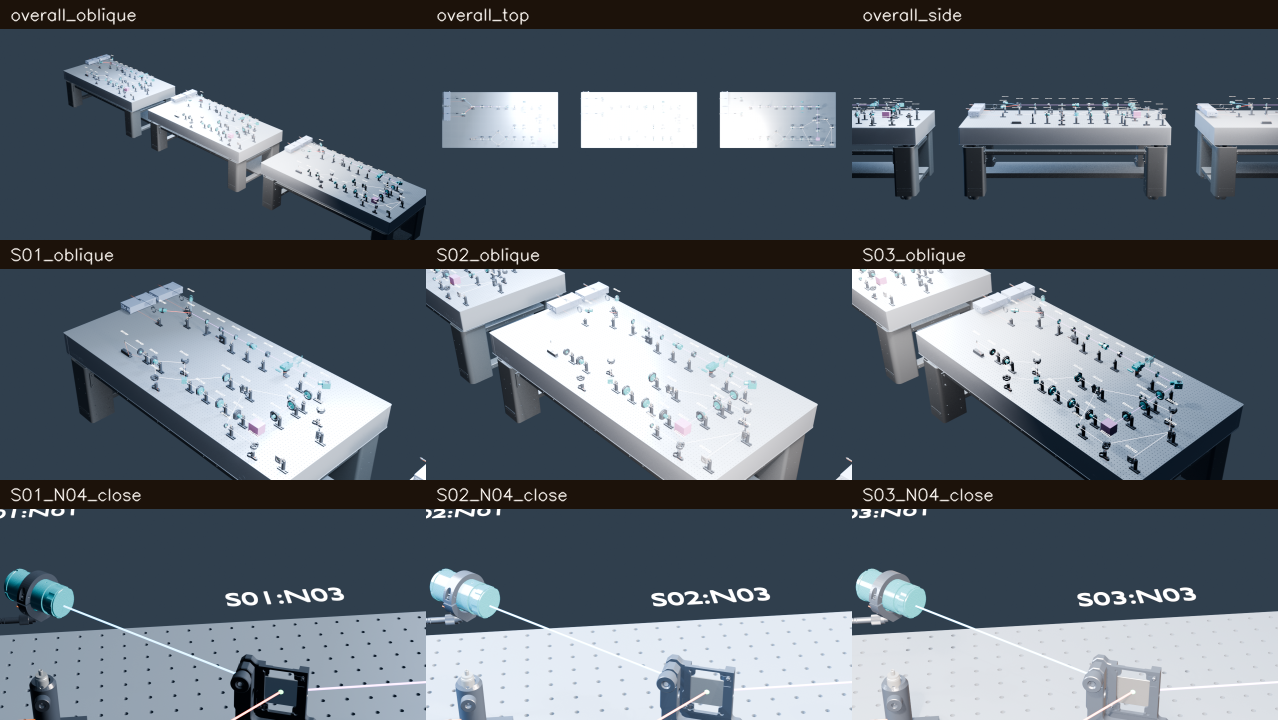
#> input picture examples/end-to-end-workflow/qualification-v1.1.0/renders/N04_96NODE_CONTACT_SHEET.png, 1278 x 720 px, given in place of N04_representative_side.png, which was not available; the run also reads 1 picture not shown here
$ python opencv_audit.py ../../../qualification-v1.1.0/renders
#> lines starting #> are read from the running program, lines starting #| are printed output that depends on the picture; after the words box and inside, x2 and y2 are one past the last pixel; in counts of white or black regions, pixels touching at a corner belong together; pictures that were not available may be replaced by others from this repository, and a replacement may not be noted
"""Deterministic role-specific OpenCV checks for the N04 representative renders."""

from __future__ import annotations

import hashlib
import json
import sys
from pathlib import Path

import cv2
import numpy as np


def sha256(path: Path) -> str:
    digest = hashlib.sha256()
    with path.open("rb") as stream:
        for chunk in iter(lambda: stream.read(1024 * 1024), b""):
            digest.update(chunk)
    return digest.hexdigest()


def bbox(mask: np.ndarray) -> list[int] | None:
    y, x = np.nonzero(mask)
    if not len(x):
        return None
    return [int(x.min()), int(y.min()), int(x.max()), int(y.max())]


def color_masks(image: np.ndarray) -> dict[str, np.ndarray]:
    blue, green, red = [channel.astype(np.int16) for channel in cv2.split(image)]
    hsv = cv2.cvtColor(image, cv2.COLOR_BGR2HSV)
    return {
        "red_axis": (red >= 170) & ((red - green) >= 18) & ((red - blue) >= 18),
        "cyan_optic": (green >= 60) & (blue >= 50) & ((green - red) >= 18) & ((blue - red) >= 12),
        "orange_non_thorlabs_fastener": (hsv[:, :, 0] <= 30) & (hsv[:, :, 1] >= 20) & (hsv[:, :, 2] >= 100),
    }


def image_statistics(image: np.ndarray) -> dict:
    gray = cv2.cvtColor(image, cv2.COLOR_BGR2GRAY)
    return {
        "width_px": int(image.shape[1]),
        "height_px": int(image.shape[0]),
        "gray_mean": float(gray.mean()),
        "gray_stddev": float(gray.std()),
        "gray_p01": float(np.percentile(gray, 1)),
        "gray_p99": float(np.percentile(gray, 99)),
        "intentional_dark_background_fraction_gray_le_5": float(np.mean(gray <= 5)),
        "highlight_fraction_gray_ge_250": float(np.mean(gray >= 250)),
    }


def annotate_label(image: np.ndarray, lines: list[str]) -> None:
    y = 30
    for line in lines:
        cv2.putText(image, line, (22, y), cv2.FONT_HERSHEY_SIMPLEX, 0.65, (60, 255, 80), 2, cv2.LINE_AA)
        y += 27


def main() -> None:
    if len(sys.argv) != 2:
        raise SystemExit("usage: opencv_audit.py ROOT")
    root = Path(sys.argv[1]).resolve()
    output = root / "outputs" / "phase2_representative_smoke_r3"
    render_dir = output / "renders"
    audit_dir = output / "audits"
    audit_dir.mkdir(parents=True, exist_ok=True)

    side_path = render_dir / "N04_representative_side.png"
    axial_path = render_dir / "N04_representative_axial.png"
    side = cv2.imread(str(side_path), cv2.IMREAD_COLOR)
#> side is the input picture: shape (720, 1278, 3); mean B, G, R 112.1, 102.6, 93.1
    axial = cv2.imread(str(axial_path), cv2.IMREAD_COLOR)
    if side is None or axial is None:
        raise SystemExit("BLOCKED: one or both render files could not be decoded")

    side_masks = color_masks(side)
#> in color_masks, `hsv = cv2.cvtColor(image, cv2.COLOR_BGR2HSV)`: hsv: shape (720, 1278, 3); mean H, S, V 91.3, 80.2, 114.3
#> side_masks = 3 items
    axial_masks = color_masks(axial)
#> in color_masks (call 2), `hsv = cv2.cvtColor(image, cv2.COLOR_BGR2HSV)`: hsv: shape (800, 1200, 3); mean H, S, V 105.4, 89.2, 83.8
#> axial_masks = 3 items
    side_y, side_x = np.ogrid[: side.shape[0], : side.shape[1]]
#> side_y = 720 values from 0 to 719
    # Role regions prevent the blue-gray table and warm ray highlight from being
    # mistaken for the optic or the explicitly non-Thorlabs generic fasteners.
    side_masks["red_axis"] &= side_y < 450
    side_masks["cyan_optic"] &= (side_y < 430) & (side_x >= 450) & (side_x <= 800)
    side_masks["orange_non_thorlabs_fastener"] &= (side_y > 500) & (side_x >= 350) & (side_x <= 950)
    side_stats = image_statistics(side)
#> side_stats = 8 items
    axial_stats = image_statistics(axial)
#> axial_stats = 8 items

    side_metrics = {
        **side_stats,
        "red_axis_pixel_count": int(side_masks["red_axis"].sum()),
        "red_axis_bbox_px": bbox(side_masks["red_axis"]),
        "cyan_optic_pixel_count": int(side_masks["cyan_optic"].sum()),
        "cyan_optic_bbox_px": bbox(side_masks["cyan_optic"]),
        "orange_non_thorlabs_fastener_pixel_count": int(side_masks["orange_non_thorlabs_fastener"].sum()),
        "orange_non_thorlabs_fastener_bbox_px": bbox(side_masks["orange_non_thorlabs_fastener"]),
    }
#> in bbox, `y, x = np.nonzero(mask)`: y = 68 values from 62 to 424; x = 68 values, max 1249 at index 15, min 103 at index 0, mean 586
#> in bbox, `y, x = np.nonzero(mask)`:
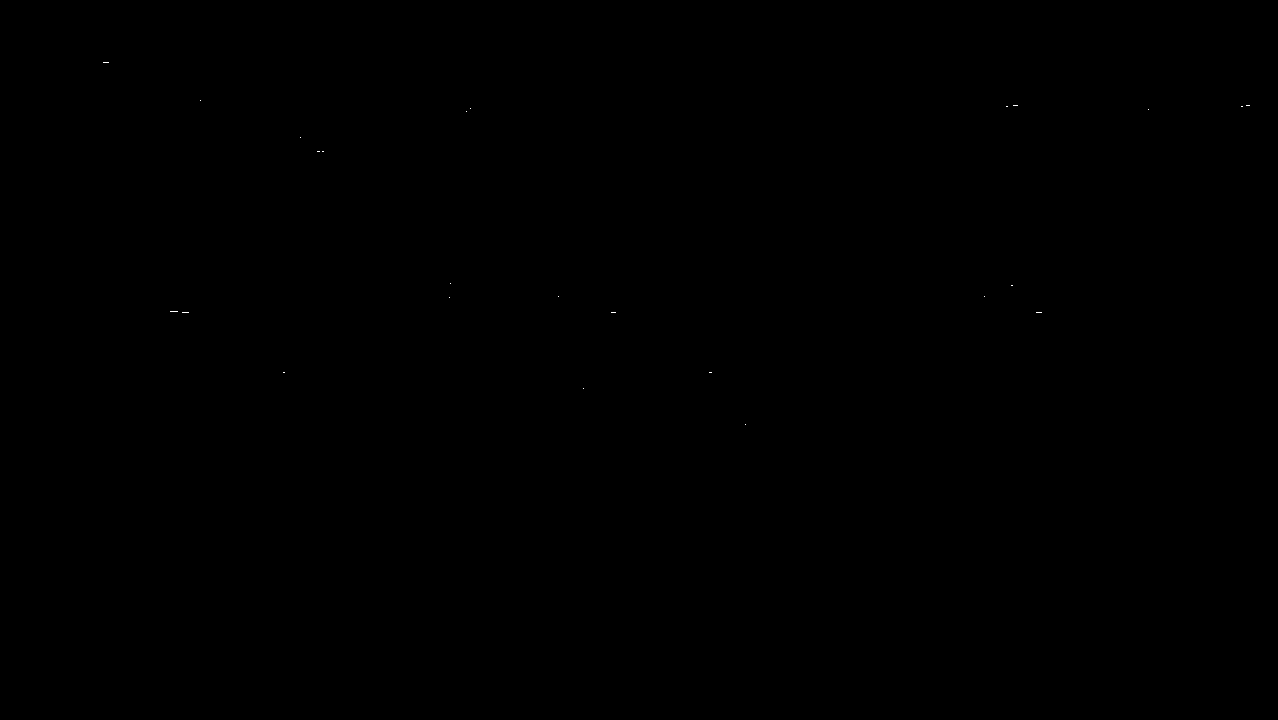
#> mask: shape (720, 1278) bool; 0.01% white in thin lines or dots, all inside (x1, y1, x2, y2) = (103, 62, 1250, 425)
#> in bbox (call 2), `y, x = np.nonzero(mask)`: mask: shape (720, 1278) bool; 0.11% white; 82 white regions (68 under 20 px), largest, box (x1, y1, x2, y2) and area: (485, 303, 543, 328) 212, (705, 361, 719, 371) 90, (744, 380, 757, 389) 76
#> in bbox (call 3), `y, x = np.nonzero(mask)`: mask: shape (720, 1278) bool; 0.01% white in thin lines or dots, all inside (x1, y1, x2, y2) = (442, 605, 887, 720)
    side_thresholds = {
        "resolution_exact_px": [1280, 900],
        "gray_stddev_min": 45.0,
        "highlight_fraction_max": 0.12,
        "red_axis_pixel_count_min": 1200,
        "cyan_optic_pixel_count_min": 5000,
        "orange_non_thorlabs_fastener_pixel_count_min": 1500,
    }
    side_checks = {
        "resolution": [side_stats["width_px"], side_stats["height_px"]] == side_thresholds["resolution_exact_px"],
        "dynamic_range": side_stats["gray_stddev"] >= side_thresholds["gray_stddev_min"],
        "highlight_control": side_stats["highlight_fraction_gray_ge_250"] <= side_thresholds["highlight_fraction_max"],
        "ray_axis_visible": side_metrics["red_axis_pixel_count"] >= side_thresholds["red_axis_pixel_count_min"],
        "optic_visible": side_metrics["cyan_optic_pixel_count"] >= side_thresholds["cyan_optic_pixel_count_min"],
        "modeled_fastener_color_key_visible": side_metrics["orange_non_thorlabs_fastener_pixel_count"] >= side_thresholds["orange_non_thorlabs_fastener_pixel_count_min"],
    }
#> side_checks = {'resolution': False, 'dynamic_range': True, 'highlight_control': True, 'ray_axis_visible': False, 'optic_visible': False, 'modeled_fastener_color_key_visible': False}

    cyan_mask = (axial_masks["cyan_optic"].astype(np.uint8) * 255)
#> cyan_mask: shape (800, 1200); 1.7% white; 1306 white regions (1239 under 20 px), largest, box (x1, y1, x2, y2) and area: (736, 419, 977, 563) 4281, (789, 590, 879, 675) 1369, (369, 459, 411, 505) 544
    cyan_mask = cv2.morphologyEx(cyan_mask, cv2.MORPH_CLOSE, np.ones((7, 7), np.uint8))
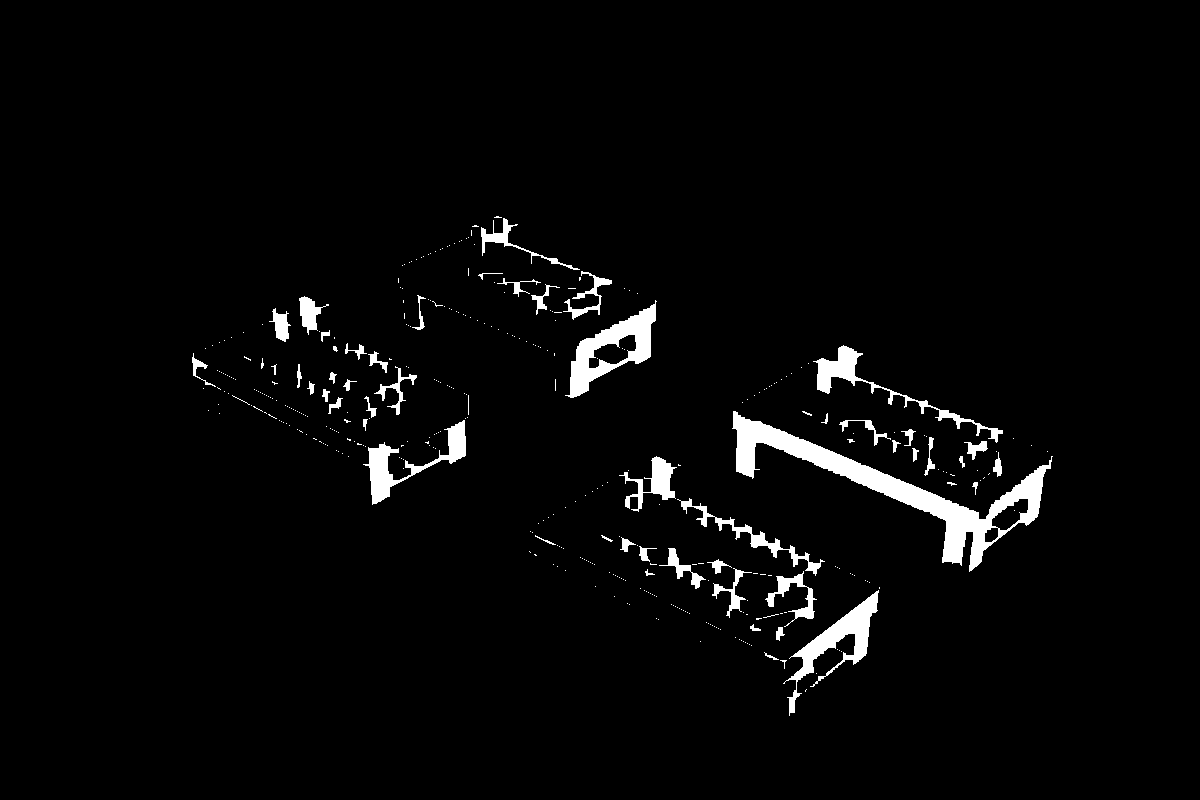
#> cyan_mask: shape (800, 1200); 3% white; 393 white regions (339 under 20 px)
    contours, _ = cv2.findContours(cyan_mask, cv2.RETR_EXTERNAL, cv2.CHAIN_APPROX_SIMPLE)
#> contours = 389 contours, 347 with area under 20; largest, box (x1, y1, x2, y2) and area: (732, 411, 1053, 572) 9062, (565, 300, 657, 398) 3660, (783, 590, 879, 716) 2404, (363, 420, 466, 505) 1870, (813, 345, 1003, 443) 1626
    largest = max(contours, key=cv2.contourArea) if contours else None
#> largest = contour of 499 points, box (x1, y1, x2, y2) (732, 411, 1053, 572), area 9062
    if largest is None:
        circle = {"center_px": None, "radius_px": 0.0, "contour_area_px2": 0.0, "fill_ratio": 0.0}
    else:
        area = float(cv2.contourArea(largest))
#> area = 9062
        (center_x, center_y), radius = cv2.minEnclosingCircle(largest)
#> center_x = 890.5; center_y = 447.5; radius = 161.7
        circle = {
            "center_px": [float(center_x), float(center_y)],
            "radius_px": float(radius),
            "contour_area_px2": area,
            "fill_ratio": float(area / (np.pi * radius * radius)) if radius else 0.0,
        }
#> circle = {'center_px': [890.5, 447.5], 'radius_px': 161.7, 'contour_area_px2': 9062, 'fill_ratio': 0.11}

    expected_center = np.array([axial.shape[1] / 2.0, axial.shape[0] / 2.0])
#> expected_center = [600, 400]
    detected_center = np.array(circle["center_px"] if circle["center_px"] else [-1e9, -1e9])
#> detected_center = [890.5, 447.5]
    circle_center_error = float(np.linalg.norm(detected_center - expected_center))
#> circle_center_error = 294.4
    yy, xx = np.ogrid[: axial.shape[0], : axial.shape[1]]
#> yy = 800 values from 0 to 799
    central_roi = (xx - expected_center[0]) ** 2 + (yy - expected_center[1]) ** 2 <= 100**2
    central_red_count = int(np.sum(axial_masks["red_axis"] & central_roi))
#> central_red_count = 53
    axial_metrics = {
        **axial_stats,
        "red_port_pixel_count_within_center_radius_100_px": central_red_count,
        "cyan_optic_pixel_count": int(axial_masks["cyan_optic"].sum()),
        "cyan_optic_circle": circle,
        "cyan_optic_circle_center_error_px": circle_center_error,
    }
    axial_thresholds = {
        "resolution_exact_px": [1280, 900],
        "gray_stddev_min": 45.0,
        "highlight_fraction_max": 0.03,
        "central_red_port_pixel_count_min": 300,
        "cyan_optic_pixel_count_min": 50000,
        "cyan_circle_radius_range_px": [180.0, 270.0],
        "cyan_circle_center_error_max_px": 20.0,
        "cyan_circle_fill_ratio_min": 0.80,
    }
    axial_checks = {
        "resolution": [axial_stats["width_px"], axial_stats["height_px"]] == axial_thresholds["resolution_exact_px"],
        "dynamic_range": axial_stats["gray_stddev"] >= axial_thresholds["gray_stddev_min"],
        "highlight_control": axial_stats["highlight_fraction_gray_ge_250"] <= axial_thresholds["highlight_fraction_max"],
        "semantic_port_centered_and_visible": central_red_count >= axial_thresholds["central_red_port_pixel_count_min"],
        "optic_visible": axial_metrics["cyan_optic_pixel_count"] >= axial_thresholds["cyan_optic_pixel_count_min"],
        "optic_radius": axial_thresholds["cyan_circle_radius_range_px"][0] <= circle["radius_px"] <= axial_thresholds["cyan_circle_radius_range_px"][1],
        "optic_centered": circle_center_error <= axial_thresholds["cyan_circle_center_error_max_px"],
        "optic_circularity": circle["fill_ratio"] >= axial_thresholds["cyan_circle_fill_ratio_min"],
    }
#> axial_checks = {'resolution': False, 'dynamic_range': False, 'highlight_control': True, 'semantic_port_centered_and_visible': False, 'optic_visible': False, 'optic_radius': False, 'optic_centered': False, 'optic_circularity': False}

    side_overlay = side.copy()
    for mask_name, color in (("red_axis", (0, 0, 255)), ("cyan_optic", (255, 255, 0)), ("orange_non_thorlabs_fastener", (0, 165, 255))):
        box = bbox(side_masks[mask_name])
        if box:
            cv2.rectangle(side_overlay, (box[0], box[1]), (box[2], box[3]), color, 2)
#> this loop made 3 passes
#> box on passes 1 to 3: [103, 62, 1249, 424], [456, 97, 800, 426], [442, 605, 886, 719]
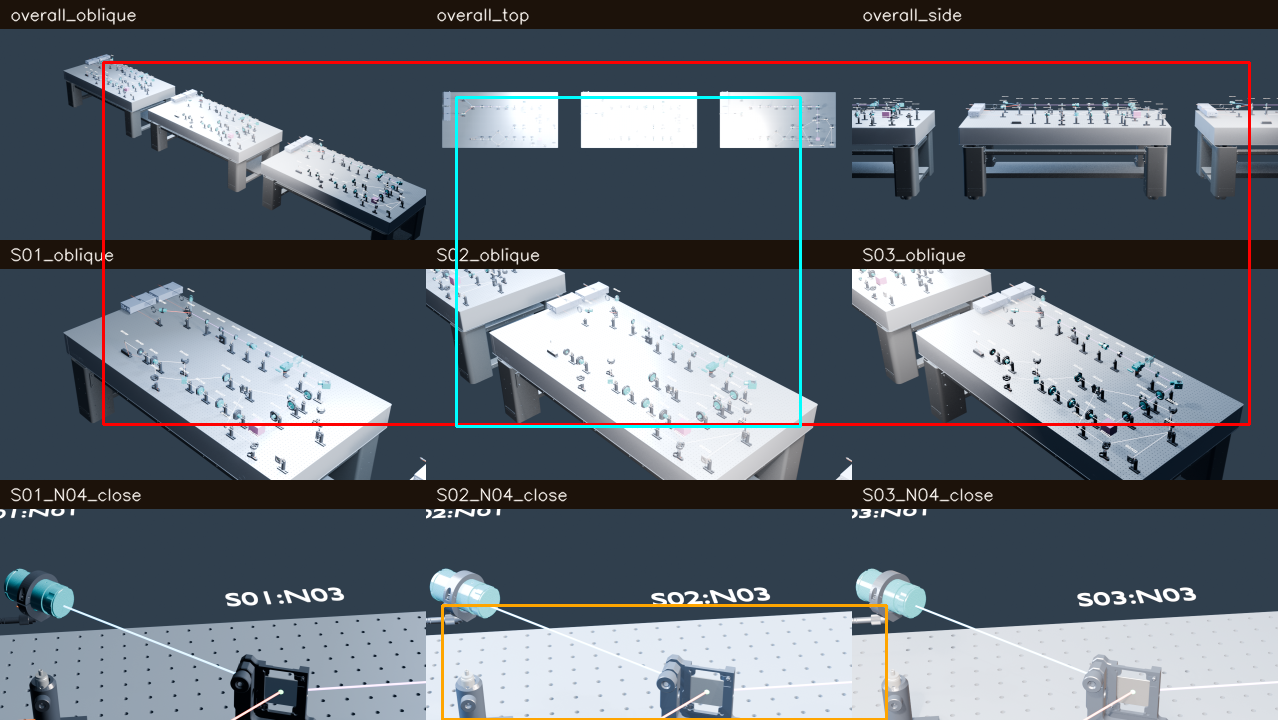
#> side_overlay: shape (720, 1278, 3); 1.7% of pixels changed, all inside (x1, y1, x2, y2) = (102, 61, 1251, 720)
    annotate_label(side_overlay, ["NODE N04 SIDE ROLE AUDIT", f"red ray px={side_metrics['red_axis_pixel_count']}", f"cyan optic px={side_metrics['cyan_optic_pixel_count']}", f"orange modeled-fastener px={side_metrics['orange_non_thorlabs_fastener_pixel_count']}"])
#> after the loop in annotate_label, `for line in lines:`: y = 138
    side_overlay_path = audit_dir / "N04_side_opencv_audit.png"
    cv2.imwrite(str(side_overlay_path), side_overlay)

    axial_overlay = axial.copy()
    if circle["center_px"]:
        center_tuple = tuple(int(round(value)) for value in circle["center_px"])
#> center_tuple = (891, 448)
        cv2.circle(axial_overlay, center_tuple, int(round(circle["radius_px"])), (60, 255, 80), 3)
        cv2.drawMarker(axial_overlay, center_tuple, (60, 255, 80), cv2.MARKER_CROSS, 24, 3)
#> axial_overlay: shape (800, 1200, 3); mean B, G, R 83.5, 71.3, 58
    cv2.circle(axial_overlay, (int(expected_center[0]), int(expected_center[1])), 100, (0, 0, 255), 2)
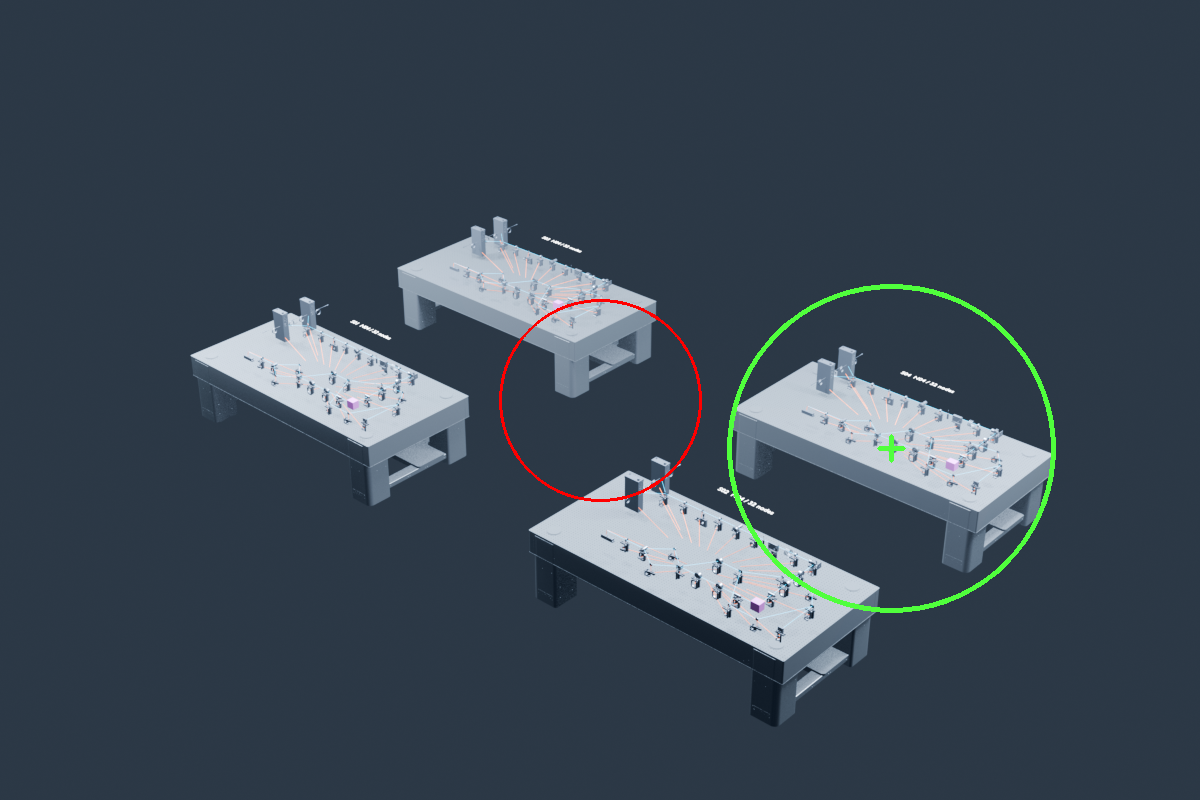
#> axial_overlay: shape (800, 1200, 3); mean B, G, R 83.3, 71.1, 58.3
    annotate_label(axial_overlay, ["NODE N04 AXIAL ROLE AUDIT", f"optic r={circle['radius_px']:.2f}px center err={circle_center_error:.2f}px", f"central red port px={central_red_count}", f"circle fill={circle['fill_ratio']:.3f}"])
    axial_overlay_path = audit_dir / "N04_axial_opencv_audit.png"
    cv2.imwrite(str(axial_overlay_path), axial_overlay)

    failures = [f"side:{name}" for name, passed in side_checks.items() if not passed]
#> failures = ['side:resolution', 'side:ray_axis_visible', 'side:optic_visible', 'side:modeled_fastener_color_key_visible']
    failures.extend(f"axial:{name}" for name, passed in axial_checks.items() if not passed)
    report = {
        "schema": "opticalmodeler.phase2.opencv-render-audit.v3",
        "status": "PASS" if not failures else "BLOCKED",
        "scope": "N04_REPRESENTATIVE_ONLY_R3",
        "opencv_version": cv2.__version__,
        "method_note": "Color masks validate presentation overlays only; ray and clearance truth comes from REPRESENTATIVE_SMOKE_AUDIT.json.",
        "side": {"source_sha256": sha256(side_path), "metrics": side_metrics, "thresholds": side_thresholds, "checks": side_checks},
        "axial": {"source_sha256": sha256(axial_path), "metrics": axial_metrics, "thresholds": axial_thresholds, "checks": axial_checks},
        "audit_overlays": [
            {"relative_path": str(side_overlay_path.relative_to(output)).replace("\\", "/"), "sha256": sha256(side_overlay_path)},
            {"relative_path": str(axial_overlay_path.relative_to(output)).replace("\\", "/"), "sha256": sha256(axial_overlay_path)},
        ],
        "failures": failures,
    }
    report_path = output / "OPENCV_RENDER_AUDIT.json"
    report_path.write_text(json.dumps(report, indent=2) + "\n", encoding="utf-8")
    print(json.dumps({"status": report["status"], "failures": failures, "side_red_pixels": side_metrics["red_axis_pixel_count"], "axial_center_error_px": circle_center_error}, indent=2))
#> (printed output is left out)
#> (the run stopped early here; a loop or call above may not have finished)
